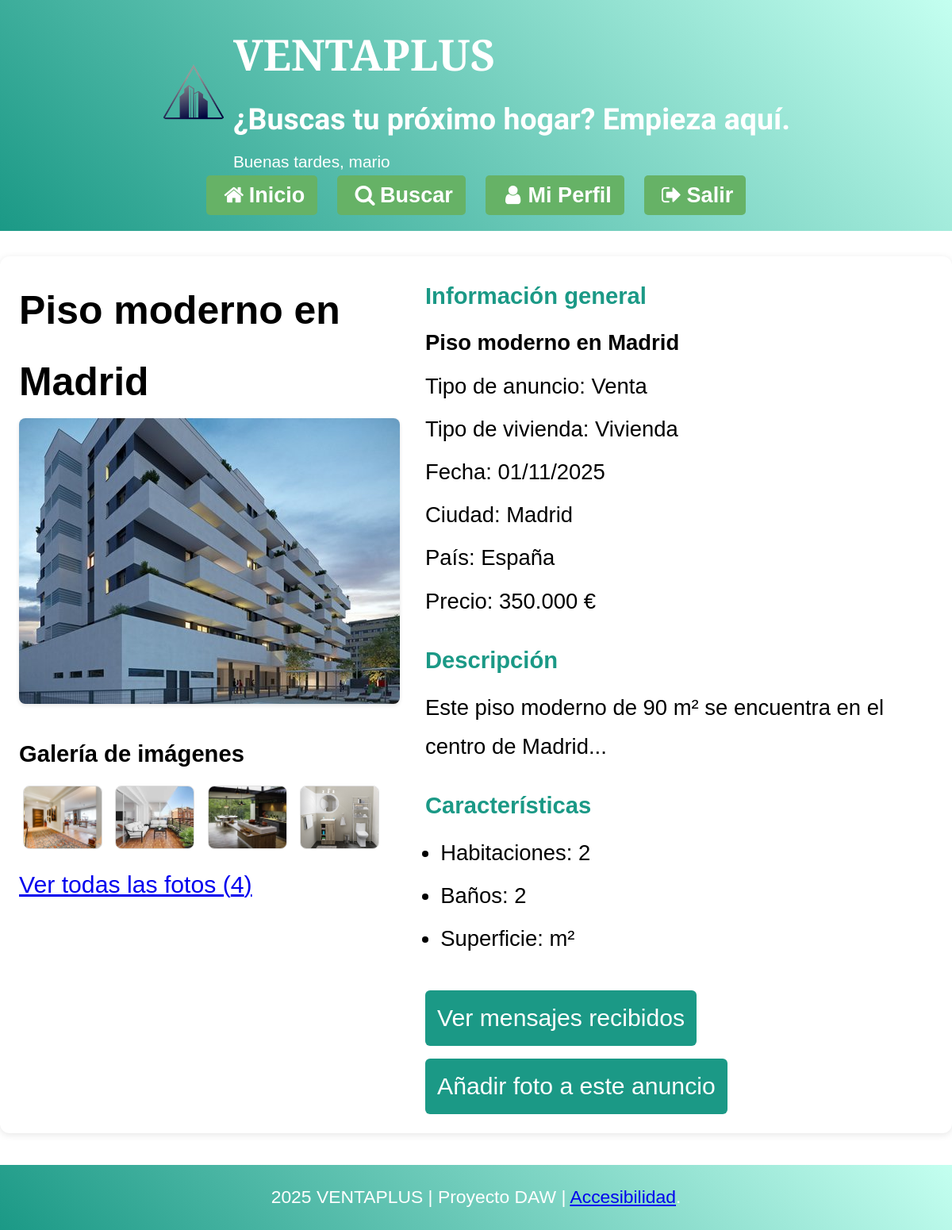
The page /ver_anuncio.php?id=1 (signed in) on the database its author committed.
### tables this page shows
CREATE TABLE `anuncios` (
  `IdAnuncio` int(11) NOT NULL,
  `TAnuncio` smallint(6) DEFAULT NULL,
  `TVivienda` smallint(6) DEFAULT NULL,
  `FPrincipal` varchar(100) DEFAULT NULL,
  `Alternativo` varchar(255) NOT NULL,
  `Titulo` varchar(255) NOT NULL,
  `Precio` decimal(10,2) DEFAULT NULL,
  `Texto` text DEFAULT NULL,
  `Ciudad` varchar(100) DEFAULT NULL,
  `Pais` int(11) DEFAULT NULL,
  `Superficie` decimal(8,2) DEFAULT NULL,
  `NHabitaciones` int(11) DEFAULT NULL,
  `NBanyos` int(11) DEFAULT NULL,
  `Planta` int(11) DEFAULT NULL,
  `Anyo` int(11) DEFAULT NULL,
  `FRegistro` timestamp NOT NULL DEFAULT current_timestamp(),
  `Usuario` int(11) DEFAULT NULL
);

CREATE TABLE `fotos` (
  `IdFoto` int(11) NOT NULL,
  `Titulo` varchar(255) DEFAULT NULL,
  `Foto` varchar(100) NOT NULL,
  `Alternativo` varchar(255) NOT NULL,
  `Anuncio` int(11) NOT NULL
);

CREATE TABLE `tiposanuncios` (
  `IdTAnuncio` smallint(6) NOT NULL,
  `NomTAnuncio` varchar(50) NOT NULL
);

CREATE TABLE `tiposviviendas` (
  `IdTVivienda` smallint(6) NOT NULL,
  `NomTVivienda` varchar(50) NOT NULL
);

CREATE TABLE `paises` (
  `IdPais` int(11) NOT NULL,
  `NomPais` varchar(100) NOT NULL
);

### ver_anuncio.php (the view, shortened to what this page needs)
<?php
$id_anuncio = $_GET['id'] ?? 0;
$id_anuncio = (int)$id_anuncio;
$db = conectarDB();
$anuncio = null;
$fotos = [];
if ($db && isset($_SESSION['usuario_id'])) {
    $usuario_id = $_SESSION['usuario_id'];
    $sql = "SELECT a.*, p.NomPais, u.NomUsuario, ta.NomTAnuncio, tv.NomTVivienda
            FROM ANUNCIOS a
            LEFT JOIN PAISES p ON a.Pais = p.IdPais
            LEFT JOIN USUARIOS u ON a.Usuario = u.IdUsuario
            LEFT JOIN TIPOSANUNCIOS ta ON a.TAnuncio = ta.IdTAnuncio
            LEFT JOIN TIPOSVIVIENDAS tv ON a.TVivienda = tv.IdTVivienda
            WHERE a.IdAnuncio = ? AND a.Usuario = ?";
    $stmt = $db->prepare($sql);
    $stmt->bind_param("ii", $id_anuncio, $usuario_id);
    $stmt->execute();
    $resultado = $stmt->get_result();
    if ($resultado && $resultado->num_rows > 0) {
        $anuncio = $resultado->fetch_assoc();
    }
    if ($anuncio) {
        $sql_fotos = "SELECT Foto, Alternativo, Titulo FROM FOTOS WHERE Anuncio = ?";
        $stmt_fotos = $db->prepare($sql_fotos);
        $stmt_fotos->bind_param("i", $id_anuncio);
        $stmt_fotos->execute();
        $res_fotos = $stmt_fotos->get_result();
        if ($res_fotos->num_rows > 0) {
            $fotos = $res_fotos->fetch_all(MYSQLI_ASSOC);
        }
    }
}
?>
<!DOCTYPE html>
<html lang="es">
<head>
    <?php require('estilos.php'); ?>
    <link rel="stylesheet" href="css/ver_anuncio.css">
    <link rel="stylesheet" type="text/css" href="css/print.css" media="print">
</head>
<body>
    <?php
    require('cabecera.php');
    ?>
    <main>
        <section class="col-izquierda">
            <h2><?php echo $anuncio['Titulo']; ?></h2>
            <figure class="foto-principal">
                <img src="<?php echo $anuncio['FPrincipal']; ?>" alt="<?php echo $anuncio['Alternativo']; ?>">
            </figure>
            <section class="galeria">
                <h3>Galería de imágenes</h3>
                <?php if (empty($fotos)): ?>
                    <p>No hay más fotos en la galería.</p>
                <?php else: ?>
                    <?php foreach ($fotos as $foto): ?>
                        <figure>
                            <img src="<?php echo $foto['Foto']; ?>" alt="<?php echo $foto['Alternativo']; ?>">
                        </figure>
                    <?php endforeach; ?>
                <?php endif; ?>
            </section>
            <?php if (!empty($fotos)): ?>
                <p>
                    <a href="ver_fotos_privada.php?id=<?php echo $anuncio['IdAnuncio']; ?>">
                        Ver todas las fotos (<?php echo count($fotos); ?>)
                    </a>
                </p>
            <?php endif; ?>
        </section>
        <section class="col-derecha">
            <section class="info-general">
                <h3>Información general</h3>
                <p><strong><?php echo $anuncio['Titulo']; ?></strong></p>
                <p>Tipo de anuncio: <?php echo $anuncio['NomTAnuncio']; ?></p>
                <p>Tipo de vivienda: <?php echo $anuncio['NomTVivienda']; ?></p>
                <p>Fecha: <?php echo date("d/m/Y", strtotime($anuncio['FRegistro'])); ?></p>
                <p>Ciudad: <?php echo $anuncio['Ciudad']; ?></p>
                <p>País: <?php echo $anuncio['NomPais']; ?></p>
                <p>Precio: <?php echo number_format($anuncio['Precio'], 0, ',', '.'); ?> €</p>
            </section>
            <section class="descripcion">
                <h3>Descripción</h3>
                <p><?php echo nl2br($anuncio['Texto']); ?></p>
            </section>
            <section class="caracteristicas">
                <h3>Características</h3>
                <ul>
                    <li>Habitaciones: <?php echo $anuncio['NHabitaciones']; ?></li>
                    <li>Baños: <?php echo $anuncio['NBanyos']; ?></li>
                    <li>Superficie: <?php echo $anuncio['Superficie']; ?> m²</li>
                </ul>
            </section>
            <p>
                <a href="mensajes_anuncio.php?id=<?php echo $anuncio['IdAnuncio']; ?>">
                    Ver mensajes recibidos
                </a>
            </p>
            <p><a href="añadir_foto.php?id=<?php echo $anuncio['IdAnuncio']; ?>">Añadir foto a este anuncio</a></p>
        </section>
    </main>
    <?php require('pie.php'); ?>
</body>
</html>

### css/letra_grande.css (style rules this page uses)
* { margin: 0; padding: 0; box-sizing: border-box; font-family: Arial, sans-serif; }
body { font-size: 1.3em; line-height: 1.8; }

### css/ver_anuncio.css (style rules this page uses)
main { display: flex; flex-wrap: wrap; gap: 2rem; max-width: 1200px; margin: 2rem auto; background-color: #fff; padding: 1.5rem; border-radius: 12px; box-shadow: 0 2px 10px rgba(0, 0, 0, 0.1); }
.col-izquierda { flex: 1 1 300px; max-width: 480px; }
.foto-principal img { width: 100%; border-radius: 8px; object-fit: cover; box-shadow: 0 2px 5px rgba(0, 0, 0, 0.1); }
.galeria { margin-top: 1.5rem; }
.galeria h3 { margin-bottom: 0.5rem; }
.galeria figure { display: inline-block; margin: 0.3rem; width: 100px; height: 80px; overflow: hidden; border-radius: 8px; border: 1px solid #ddd; }
.galeria img { width: 100%; height: 100%; object-fit: cover; }
.col-derecha { flex: 1 1 300px; max-width: 600px; }
.col-derecha section { margin-bottom: 1.5rem; }
.col-derecha h3 { margin-bottom: 0.5rem; color: #1b9986; }
.descripcion p, .info-general p { margin: 0.3rem 0; }
.caracteristicas ul { list-style: disc; padding-left: 1.2rem; }
.caracteristicas li { margin: 0.3rem 0; }
.col-derecha a { display: inline-block; margin-top: 1rem; padding: 8px 15px; background-color: #1b9986; color: white; border-radius: 6px; text-decoration: none; transition: background-color 0.3s; }

### rows shown on the page
anuncios: Titulo "Piso moderno en Madrid", FPrincipal (picture), TAnuncio.NomTAnuncio "Venta", TVivienda.NomTVivienda "Vivienda", FRegistro "01/11/2025", Ciudad "Madrid", Pais.NomPais "España", Precio "350.000", Texto "Este piso moderno de 90 m² se encuentra en el centro de Madrid...", NHabitaciones "2", NBanyos "2"
fotos: Foto (picture)
fotos: Foto (picture)
fotos: Foto (picture)
fotos: Foto (picture)

### other values the page prints
$saludo "Buenas tardes, mario"
count($fotos) "4"
